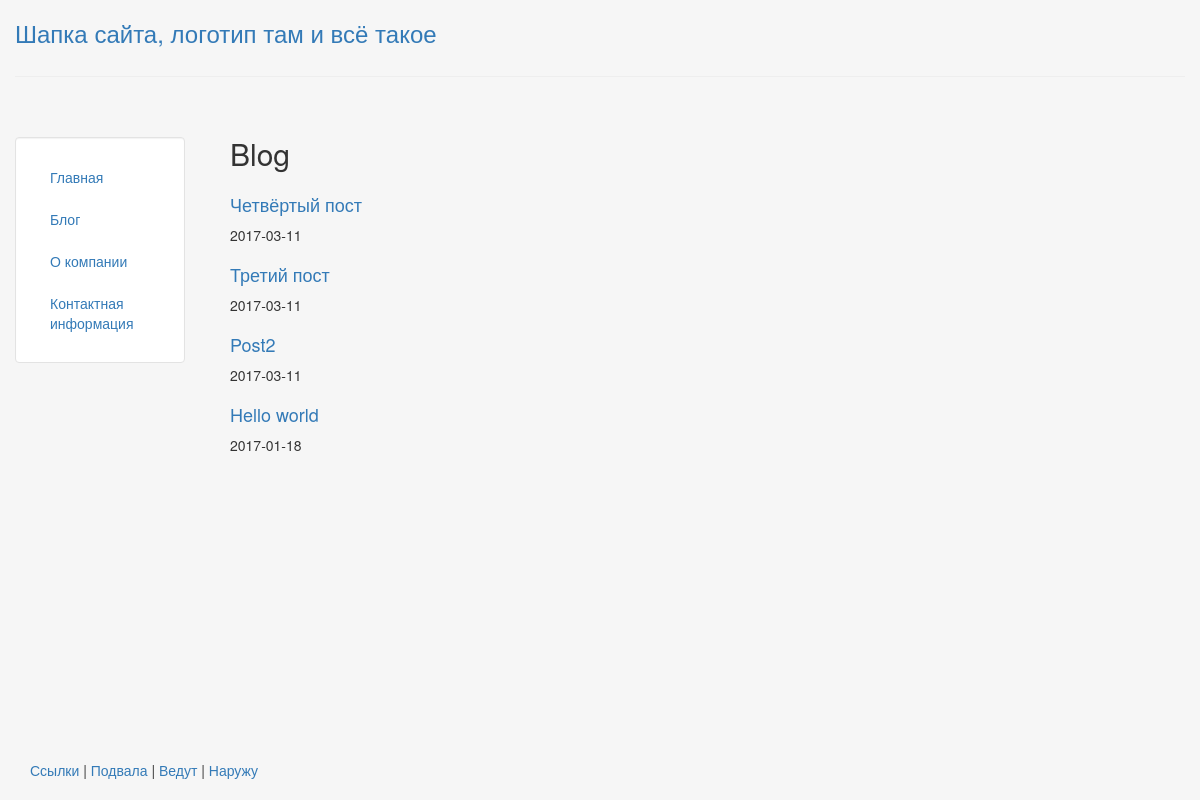
The page /blog/ on the database as committed earlier.
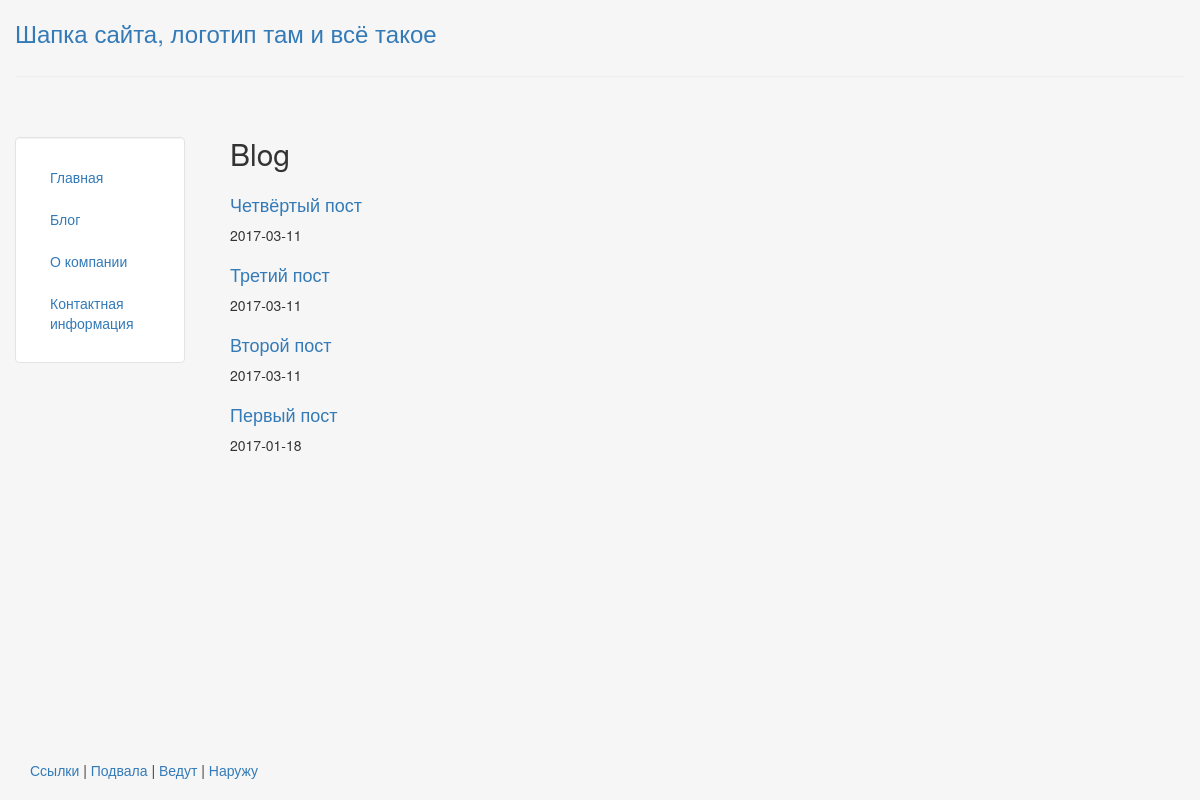
The same page on the database as committed later.
### blog/models.py (models this page shows, shortened)
class Post(models.Model):
    title = models.CharField(max_length=140)
    body = models.TextField()
    date = models.DateTimeField()

### blog/templates/blog/blog.html
{% extends "personal/header.html" %}
{% block content %}
  <h2>Blog</h2>
  {% for post in object_list %}
    <div class="blog-post">
      <a href="/blog/{{ post.id }}"><h4>{{ post.title }}</h4></a>
      <span>{{ post.date|date:"Y-m-d" }}</span>
    </div>
  {% endfor %}
{% endblock %}

Rows that differ between the two databases and show on the page:
changed Post: title "Post2" → "Второй пост"
changed Post: title "Hello world" → "Первый пост"
